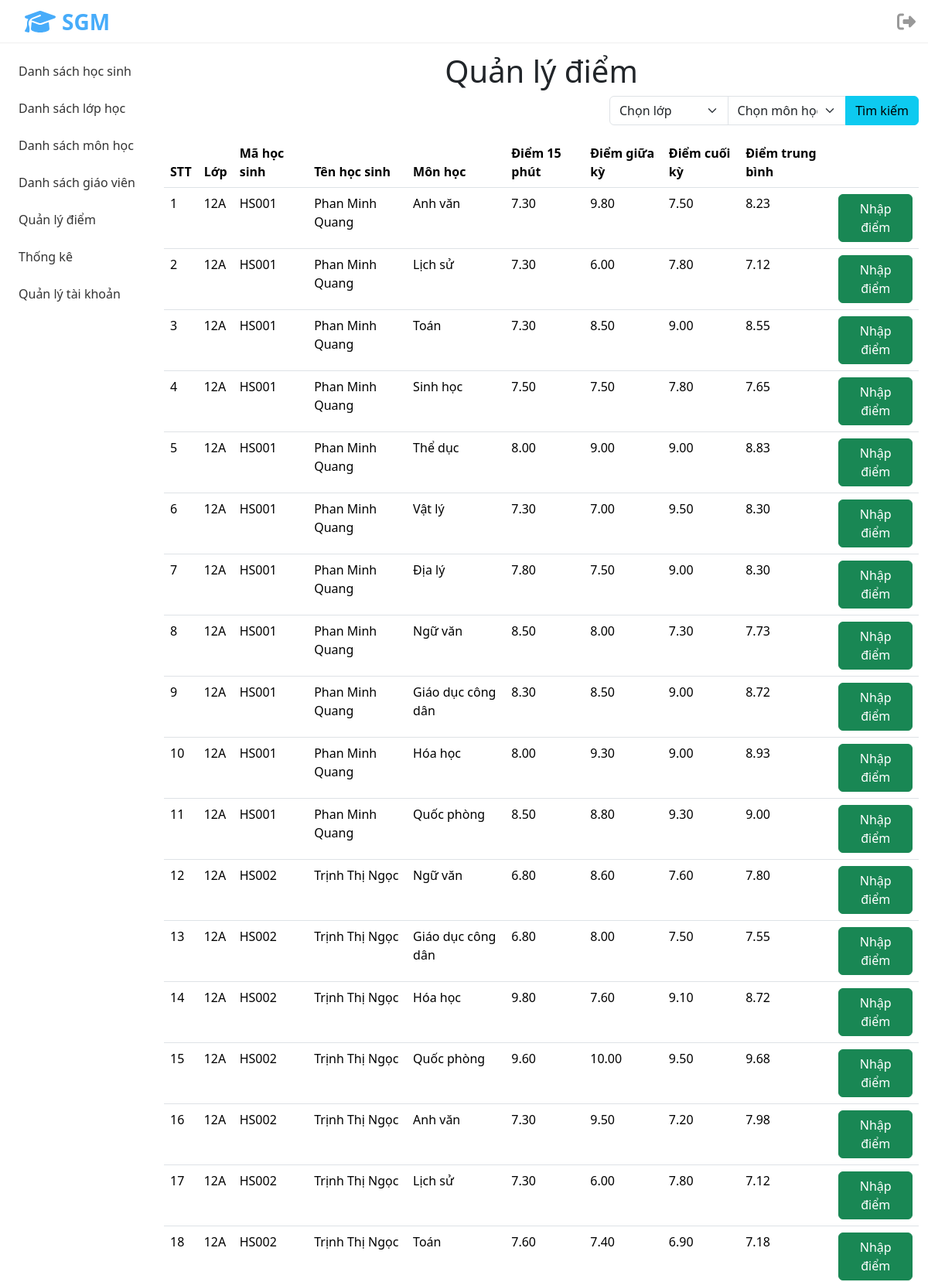
The app's page /views/grades/list.php (signed in, upper part) with its own data.
### tables this page shows
CREATE TABLE `diem` (
  `DiemHeSo1` float(4,2) DEFAULT NULL,
  `DiemHeSo2` float(4,2) DEFAULT NULL,
  `DiemHeSo3` float(4,2) DEFAULT NULL,
  `MaHS` varchar(10) DEFAULT NULL,
  `MaMH` varchar(10) DEFAULT NULL
);

CREATE TABLE `hocsinh` (
  `MaHS` varchar(10) NOT NULL,
  `TenHS` varchar(255) NOT NULL,
  `GioiTinh` varchar(10) NOT NULL,
  `NgaySinh` date NOT NULL,
  `DanToc` varchar(255) DEFAULT NULL,
  `TonGiao` varchar(255) DEFAULT NULL,
  `DiaChi` varchar(255) DEFAULT NULL,
  `MaLop` varchar(10) DEFAULT NULL
);

CREATE TABLE `monhoc` (
  `MaMH` varchar(10) NOT NULL,
  `TenMH` varchar(50) NOT NULL
);

### models/grades/list.php (the view)
<?php
$dirRoot = strstr(__DIR__, '\models', true);
require_once $dirRoot . '/connection.php';
$sql = "SELECT ROW_NUMBER() OVER (ORDER BY `hocsinh`.`MaHS` ASC) AS `STT`,
    `hocsinh`.`MaLop`,
    `hocsinh`.`MaHS`,
    `hocsinh`.`TenHS`,
    `monhoc`.`MaMH`,
    `monhoc`.`TenMH`,
    `diem`.`DiemHeSo1`,
    `diem`.`DiemHeSo2`,
    `diem`.`DiemHeSo3`,
    ROUND((`diem`.`DiemHeSo1` + ((`diem`.`DiemHeSo2`)*2) + ((`diem`.`DiemHeSo3`)*3)) / 6, 2) AS `DiemTrungBinh`
FROM `diem`
INNER JOIN `hocsinh` ON `diem`.`MaHS` = `hocsinh`.`MaHS`
INNER JOIN `monhoc` ON `diem`.`MaMH` = `monhoc`.`MaMH`
ORDER BY `MaHS` ASC";
$result = $conn->query($sql);
while ($row = $result->fetch_assoc()) {
?>
    <tr>
        <td><?php echo $row['STT'] ?></td>
        <td><?php echo $row['MaLop'] ?></td>
        <td><?php echo $row['MaHS'] ?></td>
        <td><?php echo $row['TenHS'] ?></td>
        <td><?php echo $row['TenMH'] ?></td>
        <td><?php echo $row['DiemHeSo1'] ?></td>
        <td><?php echo $row['DiemHeSo2'] ?></td>
        <td><?php echo $row['DiemHeSo3'] ?></td>
        <td><?php echo $row['DiemTrungBinh'] ?></td>
        <td>
            <a href="edit.php?sid=<?php echo $row['MaHS'] ?>&sjid=<?php echo $row['MaMH'] ?>" class="btn btn-success">
                Nhập điểm
            </a>
        </td>
    </tr>
<?php
}
?>

### assets/css/style.css (style rules this page uses)
:root { --primary-color: #47acfa; }

### assets/css/header.css (style rules this page uses)
.header__container { position: fixed; top: 0; left: 0; width: 100%; height: 56px; z-index: 999; display: flex; justify-content: space-between; align-items: center; border-bottom: 1px solid #eee; background-color: #fff; }
.header__logo { text-decoration: none; display: flex; align-items: center; user-select: none; cursor: pointer; margin-left: 32px; }
.header__logo-img { width: 40px; margin-right: 8px; }
.header__logo-name { font-size: 28px; font-weight: 700; color: var(--primary-color); }
.header__logout { margin-right: 16px; cursor: pointer; }
.header__logout-img { width: 24px; }

### assets/css/navbar.css (style rules this page uses)
* { margin: 0; padding: 0; box-sizing: border-box; }
.navbar__container { position: fixed; }
.navbar__list { list-style: none; margin: 0; padding: 0; }
.navbar__link { width: 228px; text-decoration: none; color: #333; font-size: 16px; display: block; padding: 12px; border-radius: 8px; }

### records on screen
diem: STT "1", MaHS.MaLop "12A", MaHS.MaHS "HS001", MaHS.TenHS "Phan Minh Quang", MaMH.TenMH "Anh văn", DiemHeSo1 "7.30", DiemHeSo2 "9.80", DiemHeSo3 "7.50", DiemTrungBinh "8.23"
diem: STT "2", MaHS.MaLop "12A", MaHS.MaHS "HS001", MaHS.TenHS "Phan Minh Quang", MaMH.TenMH "Lịch sử", DiemHeSo1 "7.30", DiemHeSo2 "6.00", DiemHeSo3 "7.80", DiemTrungBinh "7.12"
diem: STT "3", MaHS.MaLop "12A", MaHS.MaHS "HS001", MaHS.TenHS "Phan Minh Quang", MaMH.TenMH "Toán", DiemHeSo1 "7.30", DiemHeSo2 "8.50", DiemHeSo3 "9.00", DiemTrungBinh "8.55"
diem: STT "4", MaHS.MaLop "12A", MaHS.MaHS "HS001", MaHS.TenHS "Phan Minh Quang", MaMH.TenMH "Sinh học", DiemHeSo1 "7.50", DiemHeSo2 "7.50", DiemHeSo3 "7.80", DiemTrungBinh "7.65"
diem: STT "5", MaHS.MaLop "12A", MaHS.MaHS "HS001", MaHS.TenHS "Phan Minh Quang", MaMH.TenMH "Thể dục", DiemHeSo1 "8.00", DiemHeSo2 "9.00", DiemHeSo3 "9.00", DiemTrungBinh "8.83"
diem: STT "6", MaHS.MaLop "12A", MaHS.MaHS "HS001", MaHS.TenHS "Phan Minh Quang", MaMH.TenMH "Vật lý", DiemHeSo1 "7.30", DiemHeSo2 "7.00", DiemHeSo3 "9.50", DiemTrungBinh "8.30"
diem: STT "7", MaHS.MaLop "12A", MaHS.MaHS "HS001", MaHS.TenHS "Phan Minh Quang", MaMH.TenMH "Địa lý", DiemHeSo1 "7.80", DiemHeSo2 "7.50", DiemHeSo3 "9.00", DiemTrungBinh "8.30"
diem: STT "8", MaHS.MaLop "12A", MaHS.MaHS "HS001", MaHS.TenHS "Phan Minh Quang", MaMH.TenMH "Ngữ văn", DiemHeSo1 "8.50", DiemHeSo2 "8.00", DiemHeSo3 "7.30", DiemTrungBinh "7.73"
diem: STT "9", MaHS.MaLop "12A", MaHS.MaHS "HS001", MaHS.TenHS "Phan Minh Quang", MaMH.TenMH "Giáo dục công dân", DiemHeSo1 "8.30", DiemHeSo2 "8.50", DiemHeSo3 "9.00", DiemTrungBinh "8.72"
diem: STT "10", MaHS.MaLop "12A", MaHS.MaHS "HS001", MaHS.TenHS "Phan Minh Quang", MaMH.TenMH "Hóa học", DiemHeSo1 "8.00", DiemHeSo2 "9.30", DiemHeSo3 "9.00", DiemTrungBinh "8.93"
diem: STT "11", MaHS.MaLop "12A", MaHS.MaHS "HS001", MaHS.TenHS "Phan Minh Quang", MaMH.TenMH "Quốc phòng", DiemHeSo1 "8.50", DiemHeSo2 "8.80", DiemHeSo3 "9.30", DiemTrungBinh "9.00"
diem: STT "12", MaHS.MaLop "12A", MaHS.MaHS "HS002", MaHS.TenHS "Trịnh Thị Ngọc", MaMH.TenMH "Ngữ văn", DiemHeSo1 "6.80", DiemHeSo2 "8.60", DiemHeSo3 "7.60", DiemTrungBinh "7.80"
diem: STT "13", MaHS.MaLop "12A", MaHS.MaHS "HS002", MaHS.TenHS "Trịnh Thị Ngọc", MaMH.TenMH "Giáo dục công dân", DiemHeSo1 "6.80", DiemHeSo2 "8.00", DiemHeSo3 "7.50", DiemTrungBinh "7.55"
diem: STT "14", MaHS.MaLop "12A", MaHS.MaHS "HS002", MaHS.TenHS "Trịnh Thị Ngọc", MaMH.TenMH "Hóa học", DiemHeSo1 "9.80", DiemHeSo2 "7.60", DiemHeSo3 "9.10", DiemTrungBinh "8.72"
diem: STT "15", MaHS.MaLop "12A", MaHS.MaHS "HS002", MaHS.TenHS "Trịnh Thị Ngọc", MaMH.TenMH "Quốc phòng", DiemHeSo1 "9.60", DiemHeSo2 "10.00", DiemHeSo3 "9.50", DiemTrungBinh "9.68"
diem: STT "16", MaHS.MaLop "12A", MaHS.MaHS "HS002", MaHS.TenHS "Trịnh Thị Ngọc", MaMH.TenMH "Anh văn", DiemHeSo1 "7.30", DiemHeSo2 "9.50", DiemHeSo3 "7.20", DiemTrungBinh "7.98"
diem: STT "17", MaHS.MaLop "12A", MaHS.MaHS "HS002", MaHS.TenHS "Trịnh Thị Ngọc", MaMH.TenMH "Lịch sử", DiemHeSo1 "7.30", DiemHeSo2 "6.00", DiemHeSo3 "7.80", DiemTrungBinh "7.12"
diem: STT "18", MaHS.MaLop "12A", MaHS.MaHS "HS002", MaHS.TenHS "Trịnh Thị Ngọc", MaMH.TenMH "Toán", DiemHeSo1 "7.60", DiemHeSo2 "7.40", DiemHeSo3 "6.90", DiemTrungBinh "7.18"
